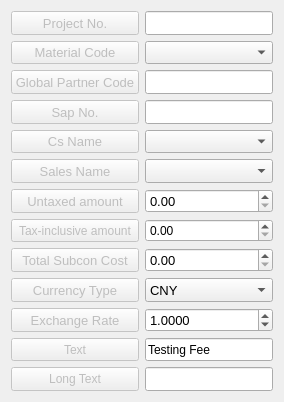
          <widget class="QWidget" name="page_4">
           <property name="geometry">
            <rect>
             <x>0</x>
             <y>0</y>
             <width>284</width>
             <height>402</height>
            </rect>
           </property>
           <attribute name="label">
            <string>Order Information</string>
           </attribute>
           <layout class="QGridLayout" name="gridLayout">
            <item row="0" column="0">
             <widget class="QPushButton" name="pushButton_2">
              <property name="enabled">
               <bool>false</bool>
              </property>
              <property name="sizePolicy">
               <sizepolicy hsizetype="Expanding" vsizetype="Expanding">
                <horstretch>0</horstretch>
                <verstretch>0</verstretch>
               </sizepolicy>
              </property>
              <property name="font">
               <font>
                <pointsize>10</pointsize>
               </font>
              </property>
              <property name="text">
               <string>Project No.</string>
              </property>
             </widget>
            </item>
            <item row="0" column="1">
             <widget class="QLineEdit" name="lineEdit_2">
              <property name="sizePolicy">
               <sizepolicy hsizetype="Expanding" vsizetype="Expanding">
                <horstretch>0</horstretch>
                <verstretch>0</verstretch>
               </sizepolicy>
              </property>
              <property name="font">
               <font>
                <pointsize>10</pointsize>
               </font>
              </property>
              <property name="statusTip">
               <string>必填项</string>
              </property>
             </widget>
            </item>
            <item row="1" column="0">
             <widget class="QPushButton" name="pushButton_3">
              <property name="enabled">
               <bool>false</bool>
              </property>
              <property name="sizePolicy">
               <sizepolicy hsizetype="Expanding" vsizetype="Expanding">
                <horstretch>0</horstretch>
                <verstretch>0</verstretch>
               </sizepolicy>
              </property>
              <property name="font">
               <font>
                <pointsize>10</pointsize>
               </font>
              </property>
              <property name="text">
               <string>Material Code</string>
              </property>
             </widget>
            </item>
            <item row="1" column="1">
             <widget class="QComboBox" name="comboBox_4">
              <property name="sizePolicy">
               <sizepolicy hsizetype="Expanding" vsizetype="Expanding">
                <horstretch>0</horstretch>
                <verstretch>0</verstretch>
               </sizepolicy>
              </property>
              <property name="statusTip">
               <string>必填项</string>
              </property>
              <item>
               <property name="text">
                <string/>
               </property>
              </item>
              <item>
               <property name="text">
                <string>T75-441-A2</string>
               </property>
              </item>
              <item>
               <property name="text">
                <string>T75-405-A2</string>
               </property>
              </item>
              <item>
               <property name="text">
                <string>T20-441-00</string>
               </property>
              </item>
              <item>
               <property name="text">
                <string>T20-405-00</string>
               </property>
              </item>
              <item>
               <property name="text">
                <string>T75-441-00</string>
               </property>
              </item>
              <item>
               <property name="text">
                <string>T75-405-00</string>
               </property>
              </item>
              <item>
               <property name="text">
                <string>T75-441-D3</string>
               </property>
              </item>
              <item>
               <property name="text">
                <string>T75-405-D3</string>
               </property>
              </item>
              <item>
               <property name="text">
                <string>S11-441-10</string>
               </property>
              </item>
              <item>
               <property name="text">
                <string>S11-405-10</string>
               </property>
              </item>
             </widget>
            </item>
            <item row="2" column="0">
             <widget class="QPushButton" name="pushButton_6">
              <property name="enabled">
               <bool>false</bool>
              </property>
              <property name="sizePolicy">
               <sizepolicy hsizetype="Expanding" vsizetype="Expanding">
                <horstretch>0</horstretch>
                <verstretch>0</verstretch>
               </sizepolicy>
              </property>
              <property name="font">
               <font>
                <pointsize>10</pointsize>
               </font>
              </property>
              <property name="text">
               <string>Global Partner Code</string>
              </property>
             </widget>
            </item>
            <item row="2" column="1">
             <widget class="QLineEdit" name="lineEdit_3">
              <property name="sizePolicy">
               <sizepolicy hsizetype="Expanding" vsizetype="Expanding">
                <horstretch>0</horstretch>
                <verstretch>0</verstretch>
               </sizepolicy>
              </property>
              <property name="font">
               <font>
                <pointsize>10</pointsize>
               </font>
              </property>
              <property name="statusTip">
               <string>必填项</string>
              </property>
             </widget>
            </item>
            <item row="3" column="0">
             <widget class="QPushButton" name="pushButton">
              <property name="enabled">
               <bool>false</bool>
              </property>
              <property name="sizePolicy">
               <sizepolicy hsizetype="Expanding" vsizetype="Expanding">
                <horstretch>0</horstretch>
                <verstretch>0</verstretch>
               </sizepolicy>
              </property>
              <property name="font">
               <font>
                <pointsize>10</pointsize>
               </font>
              </property>
              <property name="text">
               <string>Sap No.</string>
              </property>
             </widget>
            </item>
            <item row="3" column="1">
             <widget class="QLineEdit" name="lineEdit">
              <property name="sizePolicy">
               <sizepolicy hsizetype="Expanding" vsizetype="Expanding">
                <horstretch>0</horstretch>
                <verstretch>0</verstretch>
               </sizepolicy>
              </property>
              <property name="font">
               <font>
                <pointsize>10</pointsize>
               </font>
              </property>
              <property name="statusTip">
               <string>必填项</string>
              </property>
             </widget>
            </item>
            <item row="4" column="0">
             <widget class="QPushButton" name="pushButton_7">
              <property name="enabled">
               <bool>false</bool>
              </property>
              <property name="sizePolicy">
               <sizepolicy hsizetype="Expanding" vsizetype="Expanding">
                <horstretch>0</horstretch>
                <verstretch>0</verstretch>
               </sizepolicy>
              </property>
              <property name="font">
               <font>
                <pointsize>10</pointsize>
               </font>
              </property>
              <property name="text">
               <string>Cs Name</string>
              </property>
             </widget>
            </item>
            <item row="4" column="1">
             <widget class="QComboBox" name="comboBox_2">
              <property name="sizePolicy">
               <sizepolicy hsizetype="Expanding" vsizetype="Expanding">
                <horstretch>0</horstretch>
                <verstretch>0</verstretch>
               </sizepolicy>
              </property>
              <property name="font">
               <font>
                <pointsize>10</pointsize>
               </font>
              </property>
              <property name="statusTip">
               <string>必填项</string>
              </property>
              <item>
               <property name="text">
                <string/>
               </property>
              </item>
              <item>
               <property name="text">
                <string/>
               </property>
              </item>
             </widget>
            </item>
            <item row="5" column="0">
             <widget class="QPushButton" name="pushButton_8">
              <property name="enabled">
               <bool>false</bool>
              </property>
              <property name="sizePolicy">
               <sizepolicy hsizetype="Expanding" vsizetype="Expanding">
                <horstretch>0</horstretch>
                <verstretch>0</verstretch>
               </sizepolicy>
              </property>
              <property name="font">
               <font>
                <pointsize>10</pointsize>
               </font>
              </property>
              <property name="text">
               <string>Sales Name</string>
              </property>
             </widget>
            </item>
            <item row="5" column="1">
             <widget class="QComboBox" name="comboBox_3">
              <property name="sizePolicy">
               <sizepolicy hsizetype="Expanding" vsizetype="Expanding">
                <horstretch>0</horstretch>
                <verstretch>0</verstretch>
               </sizepolicy>
              </property>
              <property name="font">
               <font>
                <pointsize>10</pointsize>
               </font>
              </property>
              <property name="statusTip">
               <string>不是当地销售可以为空</string>
              </property>
             </widget>
            </item>
            <item row="6" column="0">
             <widget class="QPushButton" name="pushButton_9">
              <property name="enabled">
               <bool>false</bool>
              </property>
              <property name="sizePolicy">
               <sizepolicy hsizetype="Expanding" vsizetype="Expanding">
                <horstretch>0</horstretch>
                <verstretch>0</verstretch>
               </sizepolicy>
              </property>
              <property name="font">
               <font>
                <pointsize>10</pointsize>
               </font>
              </property>
              <property name="text">
               <string>Untaxed amount</string>
              </property>
             </widget>
            </item>
            <item row="6" column="1">
             <widget class="QDoubleSpinBox" name="doubleSpinBox_2">
              <property name="sizePolicy">
               <sizepolicy hsizetype="Expanding" vsizetype="Expanding">
                <horstretch>0</horstretch>
                <verstretch>0</verstretch>
               </sizepolicy>
              </property>
              <property name="font">
               <font>
                <pointsize>10</pointsize>
               </font>
              </property>
              <property name="statusTip">
               <string>必填项</string>
              </property>
              <property name="maximum">
               <double>999999999.990000009536743</double>
              </property>
             </widget>
            </item>
            <item row="7" column="0">
             <widget class="QPushButton" name="pushButton_13">
              <property name="enabled">
               <bool>false</bool>
              </property>
              <property name="sizePolicy">
               <sizepolicy hsizetype="Expanding" vsizetype="Expanding">
                <horstretch>0</horstretch>
                <verstretch>0</verstretch>
               </sizepolicy>
              </property>
              <property name="text">
               <string>Tax-inclusive amount</string>
              </property>
             </widget>
            </item>
            <item row="7" column="1">
             <widget class="QDoubleSpinBox" name="doubleSpinBox_4">
              <property name="sizePolicy">
               <sizepolicy hsizetype="Expanding" vsizetype="Expanding">
                <horstretch>0</horstretch>
                <verstretch>0</verstretch>
               </sizepolicy>
              </property>
              <property name="statusTip">
               <string>加税后价格，用于判断与Sap数据是否一致</string>
              </property>
              <property name="maximum">
               <double>9999999999999.000000000000000</double>
              </property>
             </widget>
            </item>
            <item row="8" column="0">
             <widget class="QPushButton" name="pushButton_10">
              <property name="enabled">
               <bool>false</bool>
              </property>
              <property name="sizePolicy">
               <sizepolicy hsizetype="Expanding" vsizetype="Expanding">
                <horstretch>0</horstretch>
                <verstretch>0</verstretch>
               </sizepolicy>
              </property>
              <property name="font">
               <font>
                <pointsize>10</pointsize>
               </font>
              </property>
              <property name="text">
               <string>Total Subcon Cost</string>
              </property>
             </widget>
            </item>
            <item row="8" column="1">
             <widget class="QDoubleSpinBox" name="doubleSpinBox_3">
              <property name="sizePolicy">
               <sizepolicy hsizetype="Expanding" vsizetype="Expanding">
                <horstretch>0</horstretch>
                <verstretch>0</verstretch>
               </sizepolicy>
              </property>
              <property name="font">
               <font>
                <pointsize>10</pointsize>
               </font>
              </property>
              <property name="statusTip">
               <string>所有成本</string>
              </property>
              <property name="maximum">
               <double>999999999.990000009536743</double>
              </property>
             </widget>
            </item>
            <item row="9" column="0">
             <widget class="QPushButton" name="pushButton_4">
              <property name="enabled">
               <bool>false</bool>
              </property>
              <property name="sizePolicy">
               <sizepolicy hsizetype="Expanding" vsizetype="Expanding">
                <horstretch>0</horstretch>
                <verstretch>0</verstretch>
               </sizepolicy>
              </property>
              <property name="font">
               <font>
                <pointsize>10</pointsize>
               </font>
              </property>
              <property name="text">
               <string>Currency Type</string>
              </property>
             </widget>
            </item>
            <item row="9" column="1">
             <widget class="QComboBox" name="comboBox">
              <property name="sizePolicy">
               <sizepolicy hsizetype="Expanding" vsizetype="Expanding">
                <horstretch>0</horstretch>
                <verstretch>0</verstretch>
               </sizepolicy>
              </property>
              <property name="font">
               <font>
                <pointsize>10</pointsize>
               </font>
              </property>
              <property name="statusTip">
               <string>必填项</string>
              </property>
              <item>
               <property name="text">
                <string>CNY</string>
               </property>
              </item>
              <item>
               <property name="text">
                <string>CNY</string>
               </property>
              </item>
              <item>
               <property name="text">
                <string>USD</string>
               </property>
              </item>
              <item>
               <property name="text">
                <string>EUR</string>
               </property>
              </item>
              <item>
               <property name="text">
                <string>HKD</string>
               </property>
              </item>
             </widget>
            </item>
            <item row="10" column="0">
             <widget class="QPushButton" name="pushButton_5">
              <property name="enabled">
               <bool>false</bool>
              </property>
              <property name="sizePolicy">
               <sizepolicy hsizetype="Expanding" vsizetype="Expanding">
                <horstretch>0</horstretch>
                <verstretch>0</verstretch>
               </sizepolicy>
              </property>
              <property name="font">
               <font>
                <pointsize>10</pointsize>
               </font>
              </property>
              <property name="text">
               <string>Exchange Rate</string>
              </property>
             </widget>
            </item>
            <item row="10" column="1">
             <widget class="QDoubleSpinBox" name="doubleSpinBox">
              <property name="sizePolicy">
               <sizepolicy hsizetype="Expanding" vsizetype="Expanding">
                <horstretch>0</horstretch>
                <verstretch>0</verstretch>
               </sizepolicy>
              </property>
              <property name="font">
               <font>
                <pointsize>10</pointsize>
               </font>
              </property>
              <property name="statusTip">
               <string>必填项</string>
              </property>
              <property name="decimals">
               <number>4</number>
              </property>
              <property name="singleStep">
               <double>0.000100000000000</double>
              </property>
              <property name="value">
               <double>1.000000000000000</double>
              </property>
             </widget>
            </item>
            <item row="11" column="0">
             <widget class="QPushButton" name="pushButton_14">
              <property name="enabled">
               <bool>false</bool>
              </property>
              <property name="sizePolicy">
               <sizepolicy hsizetype="Expanding" vsizetype="Expanding">
                <horstretch>0</horstretch>
                <verstretch>0</verstretch>
               </sizepolicy>
              </property>
              <property name="text">
               <string>Text</string>
              </property>
             </widget>
            </item>
            <item row="11" column="1">
             <widget class="QLineEdit" name="lineEdit_5">
              <property name="sizePolicy">
               <sizepolicy hsizetype="Expanding" vsizetype="Expanding">
                <horstretch>0</horstretch>
                <verstretch>0</verstretch>
               </sizepolicy>
              </property>
              <property name="statusTip">
               <string>售达方文本</string>
              </property>
              <property name="text">
               <string>Testing Fee</string>
              </property>
             </widget>
            </item>
            <item row="12" column="0">
             <widget class="QPushButton" name="pushButton_15">
              <property name="enabled">
               <bool>false</bool>
              </property>
              <property name="sizePolicy">
               <sizepolicy hsizetype="Expanding" vsizetype="Expanding">
                <horstretch>0</horstretch>
                <verstretch>0</verstretch>
               </sizepolicy>
              </property>
              <property name="text">
               <string>Long Text</string>
              </property>
             </widget>
            </item>
            <item row="12" column="1">
             <widget class="QLineEdit" name="lineEdit_4">
              <property name="sizePolicy">
               <sizepolicy hsizetype="Expanding" vsizetype="Expanding">
                <horstretch>0</horstretch>
                <verstretch>0</verstretch>
               </sizepolicy>
              </property>
              <property name="statusTip">
               <string>Item文本</string>
              </property>
             </widget>
            </item>
           </layout>
          </widget>
